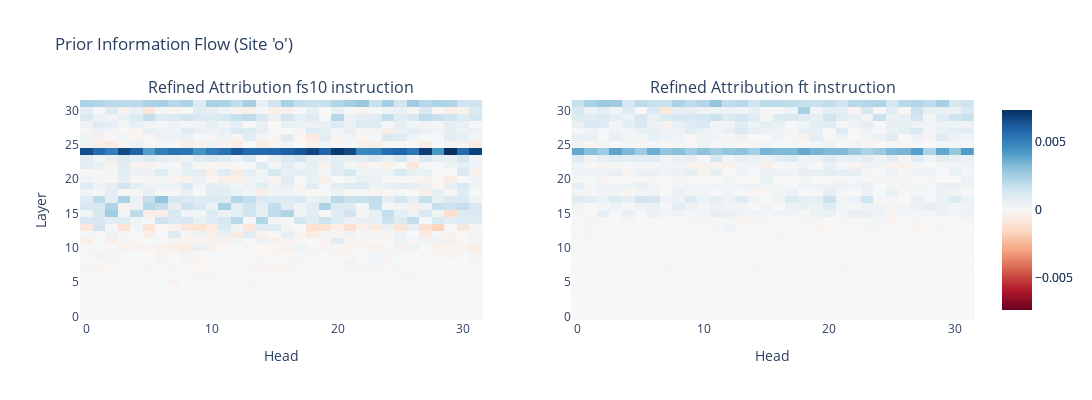

The notebook cell saved with this chart:
### Code cell
plot_metric("FS-I$FT-I$PIF", "o")

### Figure 1 — Plotly figure (JSON) as saved in the notebook; plotly's stock layout.template omitted (floating-point values rounded to 4 significant figures; data arrays with more than 128 entries replaced by an {"elided": "..."} marker saying what was removed)
{"data": [{"colorbar": {"len": 1, "y": 0.5}, "colorscale": [[0, "rgb(103,0,31)"], [0.1, "rgb(178,24,43)"], [0.2, "rgb(214,96,77)"], [0.3, "rgb(244,165,130)"], [0.4, "rgb(253,219,199)"], [0.5, "rgb(247,247,247)"], [0.6, "rgb(209,229,240)"], [0.7, "rgb(146,197,222)"], [0.8, "rgb(67,147,195)"], [0.9, "rgb(33,102,172)"], [1, "rgb(5,48,97)"]], "type": "heatmap", "xaxis": "x", "yaxis": "y", "z": {"elided": "32x32 float values"}, "zmax": 0.00737, "zmin": -0.00737}, {"colorbar": {"len": 1, "y": 0.5}, "colorscale": [[0, "rgb(103,0,31)"], [0.1, "rgb(178,24,43)"], [0.2, "rgb(214,96,77)"], [0.3, "rgb(244,165,130)"], [0.4, "rgb(253,219,199)"], [0.5, "rgb(247,247,247)"], [0.6, "rgb(209,229,240)"], [0.7, "rgb(146,197,222)"], [0.8, "rgb(67,147,195)"], [0.9, "rgb(33,102,172)"], [1, "rgb(5,48,97)"]], "type": "heatmap", "xaxis": "x2", "yaxis": "y2", "z": {"elided": "32x32 float values"}, "zmax": 0.00737, "zmin": -0.00737}], "layout": {"annotations": [{"font": {"size": 16}, "showarrow": false, "text": "Refined Attribution fs10 instruction", "x": 0.225, "xanchor": "center", "xref": "paper", "y": 1, "yanchor": "bottom", "yref": "paper"}, {"font": {"size": 16}, "showarrow": false, "text": "Refined Attribution ft instruction", "x": 0.775, "xanchor": "center", "xref": "paper", "y": 1, "yanchor": "bottom", "yref": "paper"}], "height": 400, "title": {"text": "Prior Information Flow (Site 'o')"}, "width": 1200, "xaxis": {"anchor": "y", "domain": [0, 0.45], "title": {"text": "Head"}}, "xaxis2": {"anchor": "y2", "domain": [0.55, 1], "title": {"text": "Head"}}, "yaxis": {"anchor": "x", "domain": [0, 1], "title": {"text": "Layer"}}, "yaxis2": {"anchor": "x2", "domain": [0, 1]}}}
